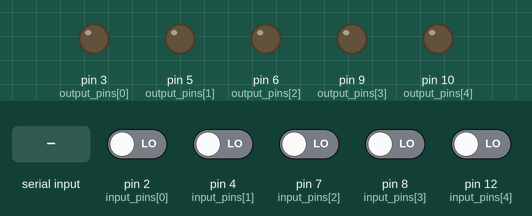
A sketch run on a simulated Arduino Uno, built with avr-gcc and run on an emulated ATmega328P. Parts: output pins drawn as LEDs (lit = HIGH). Inputs (shaded band) come from the test bench; at power-on: pin 2 (input_pins[0]), pin 4 (input_pins[1]), pin 7 (input_pins[2]), pin 8 (input_pins[3]), pin 12 (input_pins[4]) LOW. What the sketch prints to the serial monitor is not drawn.

Above: at 1.2 s.
1.3 s: "1" received over Serial
4.3 s: pin 4 (input_pins[1]) driven HIGH
At 4.49 s:
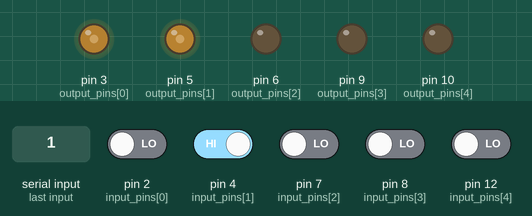
7.3 s: pin 2 (input_pins[0]) driven HIGH
At 7.8 s:
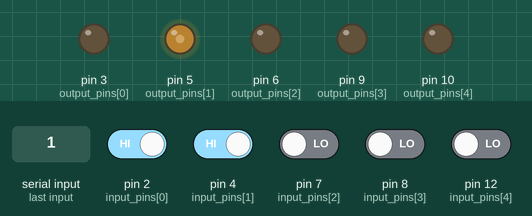
8.9 s: pin 7 (input_pins[2]) driven HIGH
At 9.3 s:
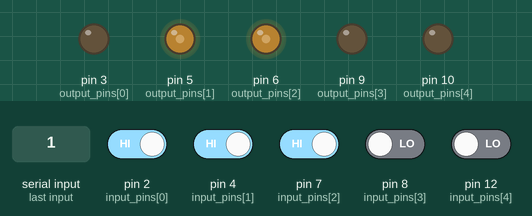
10.4 s: pin 8 (input_pins[3]) driven HIGH
At 11.6 s:
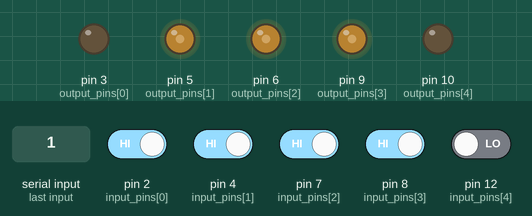
11.9 s: pin 12 (input_pins[4]) driven HIGH
At 13.3 s:
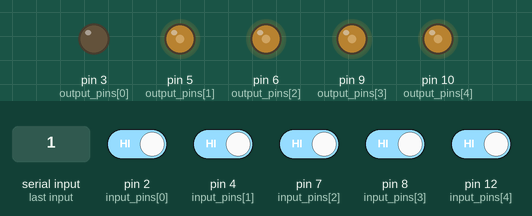
Timing chart, 0 to 14.4 s (numbered marks = the images above; inputs shaded):
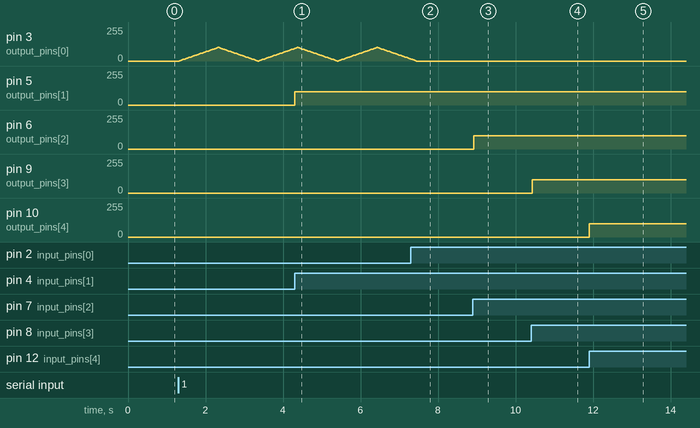

The sketch:

milagrosa_box.ino
```cpp
// code for comms boxes at La Milagrosa
// Russell Bingham
// 7/27/22

int num_buttons = 5;
int input_pins[5] = {2, 4, 7, 8, 12}; // switches
int output_pins[5] = {3, 5, 6, 9, 10}; // lights (PWM)
int states[5] = {0, 0, 0, 0, 0}; // FSM states
int brightnesses[5] = {0, 0, 0, 0, 0}; // light states
int directions[5] = {1, 1, 1, 1, 1}; // up/down blinking
// b if that button has been pressed, reset to a on send
char staging[5] = {'a', 'a', 'a', 'a', 'a'}; // part of debouncing
int last_val[5] = {0, 0, 0, 0, 0}; // what the button was last cycle
char press_ID [5] = {'1', '2', '3', '4', '5'};
char incoming_notif = '0';

int max_brightness = 100;

int num_states = 4; // off, solid, blinking, fading -- in order
int slopes[4] = {0, 0, 3, 3};
int offsets[4] = {0, max_brightness, 0, max_brightness};
int execute_offset[4] = {1, 1, 0, 0};

int holder = 0;

void update_state(int button, int state) {
  states[button] = state;
  if (execute_offset[state] == 1) {
    brightnesses[button] = offsets[state];
  }
}

void setup() {
  Serial.begin(9600);

  for (int i = 0; i < num_buttons; i++) {
    pinMode(input_pins[i], INPUT);
    pinMode(output_pins[i], OUTPUT);
  }
}

void loop() {

  // read any press_IDs from remote
  if (Serial.available() > 0) {
    incoming_notif = Serial.read();
    for (int i = 0; i < num_buttons; i++) {
      if (press_ID[i] == incoming_notif) {
        if (states[i] == 0) {
          update_state(i, 2); // off to blinking
        }
        else if (states[i] == 1) {
          update_state(i, 3); // solid to fading
        }
        break;
      }
    }
  }

  // check for pressed buttons locally
  for (int i = 0; i < num_buttons; i++) {
    holder = digitalRead(input_pins[i]);
    if (holder == HIGH && last_val[i] != HIGH) {
      staging[i] = 'b';
      if (states[i] == 0) { // off to solid
        update_state(i, 1);
      }
      else if (states[i] == 2) { // blinking to off
        update_state(i, 3);
      }
    }
    last_val[i] = holder;
  }

  // update lights
  for (int i = 0; i < num_buttons; i++) {
    if (brightnesses[i] >= max_brightness) {
      directions[i] = -1;
    }
    else if (brightnesses[i] <= slopes[i]) {
      directions[i] = 1;
      if (states[i] == 3) {
        update_state(i, 0);
      }
    }

    brightnesses[i] += directions[i]*slopes[states[i]];
    analogWrite(output_pins[i], brightnesses[i]);
  }

  // send press_ID(s)
  for (int i = 0; i < num_buttons; i++) {
    if (staging[i] == 'b') { // send press notification
      Serial.write(press_ID[i]);
      staging[i] = 'a';
    }
  }


  delay(30);
}
```

Measured:
- after the input at 4.3 s, pin 5 (output_pins[1]): 0/255 → 100/255 at once
- after the input at 7.3 s, pin 3 (output_pins[0]): goes on until 7.4 s, then stays 0/255
- after the input at 8.9 s, pin 6 (output_pins[2]): 0/255 → 100/255 at once
- after the input at 10.4 s, pin 9 (output_pins[3]): 0/255 → 100/255 at once
- after the input at 11.9 s, pin 10 (output_pins[4]): 0/255 → 100/255 at once
